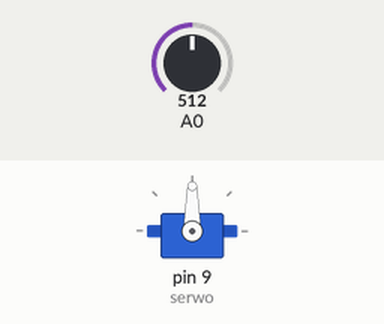
A sketch run on a simulated Arduino Uno, built with avr-gcc and run on an emulated ATmega328P. Parts: servo. The inputs (shaded band) are chosen by the test bench; at power-on: A0 = 512.

Above: at 1.2 s.
1.3 s: A0 set to 716
At 2.1 s:
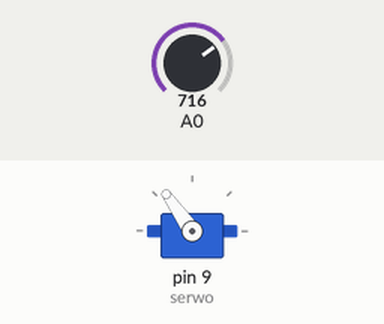
2.8 s: A0 set to 900
At 3.2 s:
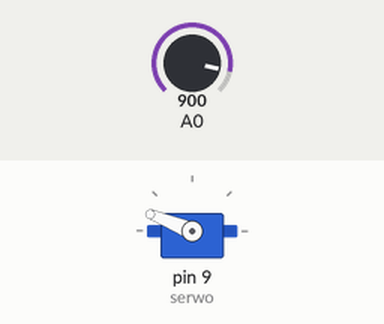
4.3 s: A0 set to 1023
At 5.5 s:
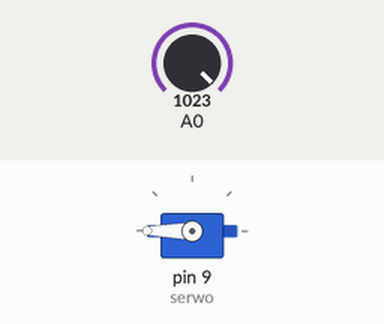
5.8 s: A0 set to 306
At 6.7 s:
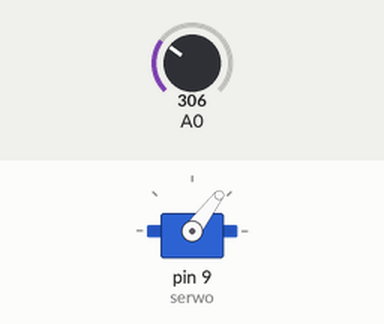
7.3 s: A0 set to 122
At 7.9 s:
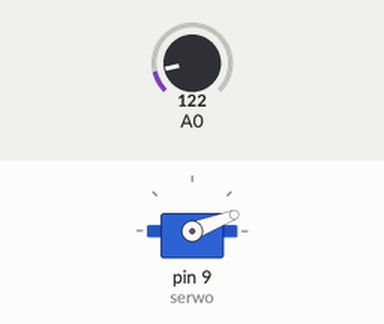
Timing chart, 0 to 9.8 s (numbered marks = the images above; inputs shaded):
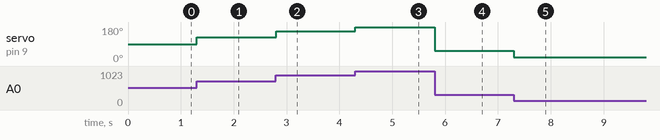

The sketch:

10d_Servo_potencjometr.ino
```cpp
#include <Servo.h>

// GND (czarny, ciemnobrązowy) - GND
// +5V Zasilanie (czerwony) - +5V
// Sygnał sterujący (żółty/pomarańczowy) - 9

Servo serwo;  //Tworzymy instancję o nazwie serwo
int odczyt = 0;
int skala = 0;

void setup()
{
  serwo.attach(9);  //Serwomechanizm podłączony do pin 9
}

void loop()
{
  //Odczyt wartości z ADC
  odczyt = analogRead(A0);
  //Przemapowanie wartości z zakresu 0-1023 na 0-180
  skala = map(odczyt, 0, 1023, 0, 180);
  serwo.write(skala);
}
```

Measured:
- after the input at 1.3 s, servo on pin 9 (serwo): 90° → 125° at once
- after the input at 2.8 s, servo on pin 9 (serwo): 125° → 158° at once
- after the input at 4.3 s, servo on pin 9 (serwo): 158° → 180° at once
- after the input at 5.8 s, servo on pin 9 (serwo): 180° → 53° at once
- after the input at 7.3 s, servo on pin 9 (serwo): 53° → 21° at once
